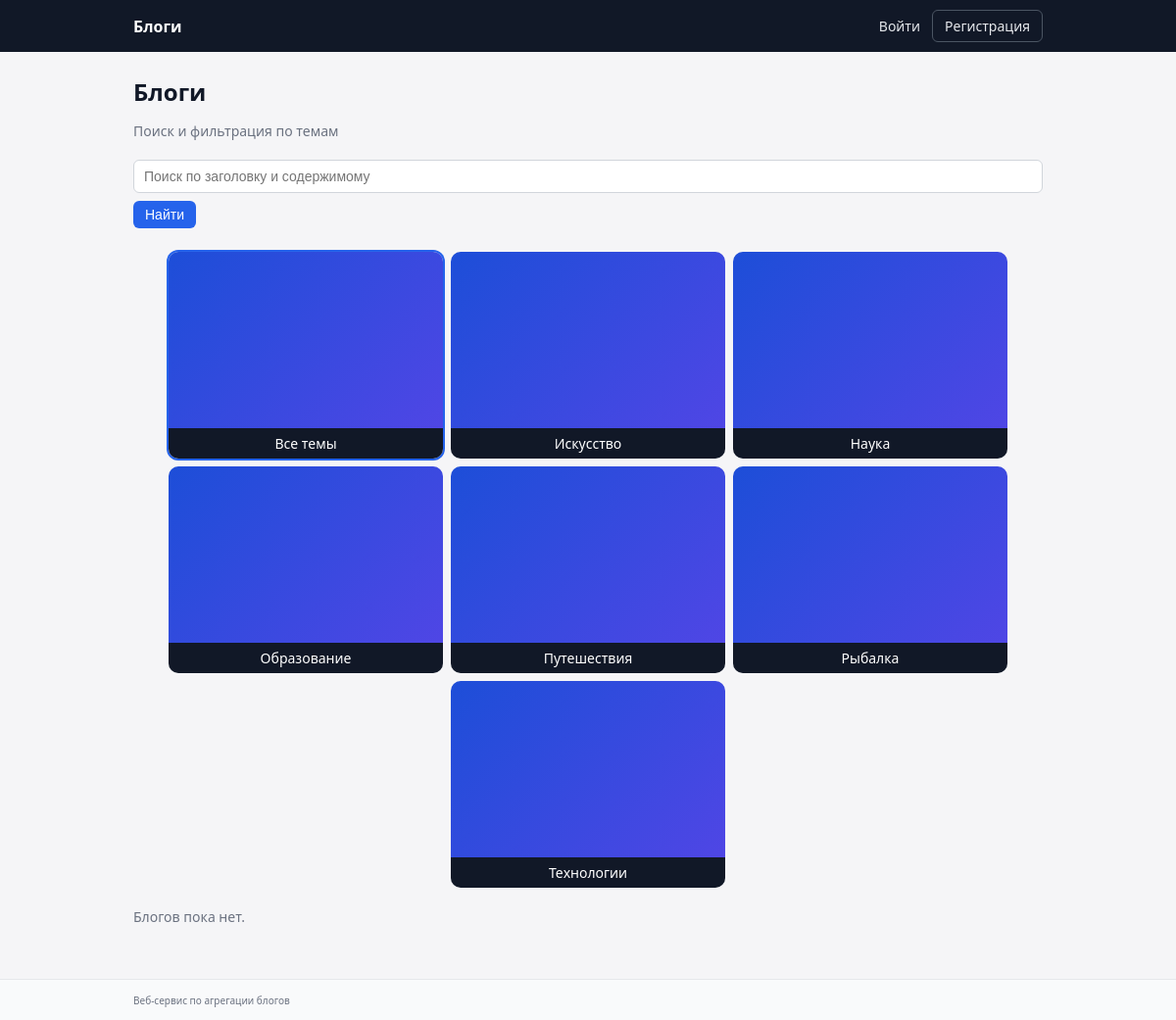
Before: / with the older database file.
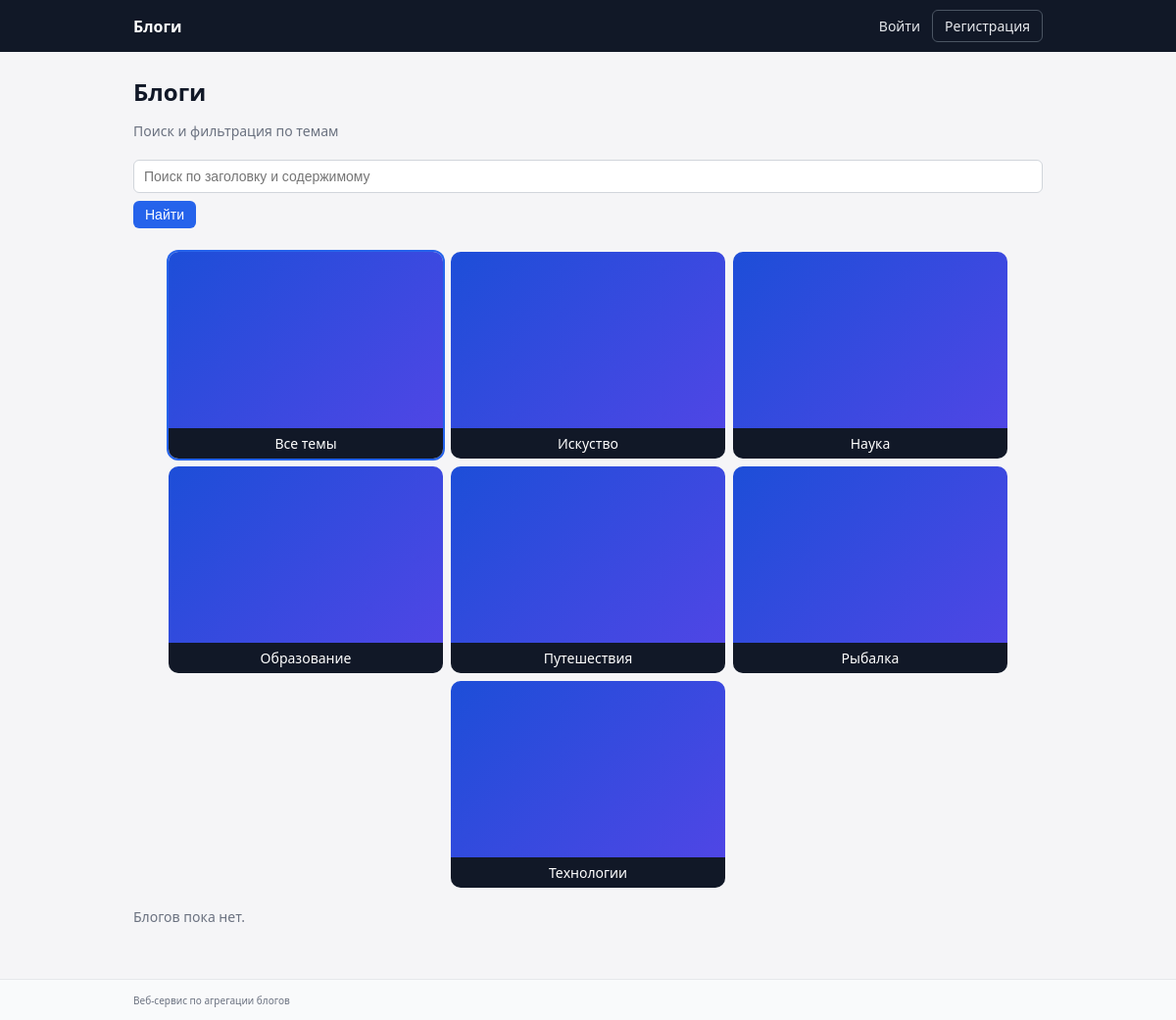
After: the same page with the newer database file.
### tables this page shows
CREATE TABLE IF NOT EXISTS categories (
    id INT AUTO_INCREMENT PRIMARY KEY,
    name VARCHAR(100) NOT NULL UNIQUE,
    image_path VARCHAR(255) DEFAULT NULL
);

### app/core/Controller.php (called while the page is built, shortened)
<?php
class Controller
{
    protected function render(string $view, array $params = []): void
    {
        include __DIR__ . '/../views/layout.php';
    }
}

### app/controllers/BlogController.php (called while the page is built, shortened)
<?php
class BlogController extends Controller
{
    public function index(): void
    {
        $search = isset($_GET['q']) ? trim($_GET['q']) : null;
        $categoryId = isset($_GET['category']) ? (int)$_GET['category'] : null;
        $blogModel = new Blog();
        $categoryModel = new Category();
        $blogs = $blogModel->all($search, $categoryId);
        $categories = $categoryModel->all();
        $this->render('blog/index', [
            'blogs' => $blogs,
            'categories' => $categories,
            'search' => $search,
            'categoryId' => $categoryId,
        ]);
    }
}

### app/core/Bootstrap.php (called while the page is built, shortened)
<?php
class Bootstrap
{
    public function run(): void
    {
        $actionName = $_GET['action'] ?? 'index';
        $controller = new $controllerClass();
        $controller->$actionName();
    }
}

### public/index.php (called while the page is built, shortened)
<?php
spl_autoload_register(function (string $class): void {
    $prefix = 'App\\';
    $baseDir = __DIR__ . '/../app/';
    $len = strlen($prefix);
    $relativeClass = substr($class, $len);
    $file = $baseDir . str_replace('\\', '/', $relativeClass) . '.php';
});
$bootstrap = new Bootstrap();
$bootstrap->run();

### app/core/Auth.php (called while the page is built, shortened)
<?php
class Auth
{
    public static function check(): bool
    {
        return isset($_SESSION['user']);
    }
}

### app/core/Database.php (called while the page is built, shortened)
<?php
class Database
{
    private static ?PDO $instance = null;
    public static function getInstance(): PDO
    {
        if (self::$instance === null) {
            $host = getenv('DB_HOST') ?: 'db';
            $db   = getenv('DB_NAME') ?: 'blog_aggregator';
            $user = getenv('DB_USER') ?: 'blog_user';
            $pass = getenv('DB_PASSWORD') ?: 'blog_password';
            $dsn = "mysql:host=$host;dbname=$db;charset=utf8mb4";
            try {
                self::$instance = new PDO($dsn, $user, $pass, [
                    PDO::ATTR_ERRMODE => PDO::ERRMODE_EXCEPTION,
                    PDO::ATTR_DEFAULT_FETCH_MODE => PDO::FETCH_ASSOC,
                ]);
            } catch (PDOException $e) {
                die('Database connection error: ' . $e->getMessage());
            }
        }
        return self::$instance;
    }
}

### app/models/Category.php (called while the page is built, shortened)
<?php
class Category
{
    private PDO $db;
    public function __construct()
    {
        $this->db = Database::getInstance();
    }
    public function all(): array
    {
        $stmt = $this->db->query('SELECT * FROM categories ORDER BY name');
        return $stmt->fetchAll();
    }
}

### app/views/blog/index.php (the view, shortened to what this page needs)
<section class="page-header">
    <h1>Блоги</h1>
    <p class="muted">Поиск и фильтрация по темам</p>
</section>
<form method="get" class="filters">
    <input type="text" name="q" placeholder="Поиск по заголовку и содержимому" value="<?= htmlspecialchars($search ?? '') ?>">
    <button type="submit" class="btn">Найти</button>
</form>
<div class="category-cards">
    <a href="/?controller=blog&action=index" class="category-card <?= empty($categoryId) ? 'active' : '' ?>">
        <div class="category-card-image category-card-image-default"></div>
        <div class="category-card-footer">Все темы</div>
    </a>
    <?php foreach ($categories as $category): ?>
        <?php
        $imagePath = $category['image_path'] ?? null;
        $bgUrl = $imagePath ? ' style="background-image: url(' . htmlspecialchars($imagePath, ENT_QUOTES) . ');"' : '';
        ?>
        <a href="/?controller=blog&action=index&category=<?= (int)$category['id'] ?>"
           class="category-card <?= isset($categoryId) && $categoryId == $category['id'] ? 'active' : '' ?>">
            <div class="category-card-image<?= $imagePath ? '' : ' category-card-image-default' ?>"<?= $bgUrl ?>></div>
            <div class="category-card-footer">
                <?= htmlspecialchars($category['name']) ?>
            </div>
        </a>
    <?php endforeach; ?>
</div>
<?php if (empty($blogs)): ?>
    <p class="muted">Блогов пока нет.</p>
<?php endif; ?>

### app/views/layout.php (shortened to what this page needs)
<!DOCTYPE html>
<html lang="ru">
<head>
    <link rel="stylesheet" href="/css/style.css">
</head>
<body>
<header class="topbar">
    <div class="container topbar-inner">
        <a href="/?controller=blog&action=index" class="logo">Блоги</a>
        <nav class="nav">
            <?php if (Auth::check()): ?>
                <span class="nav-user">Привет, <?= htmlspecialchars(Auth::user()['name']) ?></span>
                <a href="/?controller=blog&action=create" class="btn">Новый блог</a>
                <a href="/?controller=auth&action=logout" class="link">Выйти</a>
            <?php else: ?>
                <a href="/?controller=auth&action=login" class="link">Войти</a>
                <a href="/?controller=auth&action=register" class="btn btn-outline">Регистрация</a>
            <?php endif; ?>
        </nav>
    </div>
</header>
<main class="container">
    <?php include $viewFile; ?>
</main>
<footer class="footer">
    <div class="container">
        <small>Веб-сервис по агрегации блогов</small>
    </div>
</footer>
</body>
</html>

### public/css/style.css (style rules this page uses)
*, *::before, *::after { box-sizing: border-box; }
body { margin: 0; font-family: system-ui, -apple-system, BlinkMacSystemFont, "Segoe UI", sans-serif; background: #f5f5f7; color: #111827; }
.container { max-width: 960px; margin: 0 auto; padding: 0 16px; }
.topbar { background: #111827; color: #fff; padding: 10px 0; }
.topbar-inner { display: flex; align-items: center; justify-content: space-between; }
.logo { font-weight: 700; color: #fff; text-decoration: none; }
.nav { display: flex; align-items: center; gap: 12px; }
.btn, .btn-outline, .btn-danger, .btn-small { display: inline-flex; align-items: center; justify-content: center; padding: 6px 12px; border-radius: 6px; border: none; cursor: pointer; font-size: 14px; text-decoration: none; }
.btn { background: #2563eb; color: #fff; }
.btn-outline { background: transparent; color: #e5e7eb; border: 1px solid #4b5563; }
.link { color: #e5e7eb; text-decoration: none; font-size: 14px; }
main.container { padding: 24px 16px 40px; }
.page-header h1 { margin: 0 0 4px; }
.muted { color: #6b7280; font-size: 14px; }
.filters { margin: 16px 0 24px; display: flex; gap: 8px; flex-wrap: wrap; }
.category-cards { display: flex; flex-wrap: wrap; gap: 8px; margin-bottom: 20px; justify-content: center; }
.category-card { display: flex; flex-direction: column; width: 280px; border-radius: 10px; overflow: hidden; background: #e5e7eb; color: #111827; text-decoration: none; font-size: 14px; transition: transform 0.1s ease, box-shadow 0.1s ease; }
.category-card.active { box-shadow: 0 0 0 2px #2563eb; }
.category-card-image { width: 100%; height: 180px; background-size: cover; background-position: center; background-repeat: no-repeat; }
.category-card-image-default { background-image: linear-gradient(135deg, #1d4ed8, #4f46e5); }
.category-card-footer { padding: 6px 8px; background: #111827; color: #fff; text-align: center; font-weight: 500; }
input[type="text"], input[type="email"], input[type="password"], select, textarea { width: 100%; padding: 8px 10px; border-radius: 6px; border: 1px solid #d1d5db; font-size: 14px; margin-top: 4px; }
.footer { border-top: 1px solid #e5e7eb; padding: 12px 0; font-size: 12px; color: #6b7280; background: #f9fafb; }

Changed rows visible on the page:
changed categories: name "Искусство" → "Искуство"
